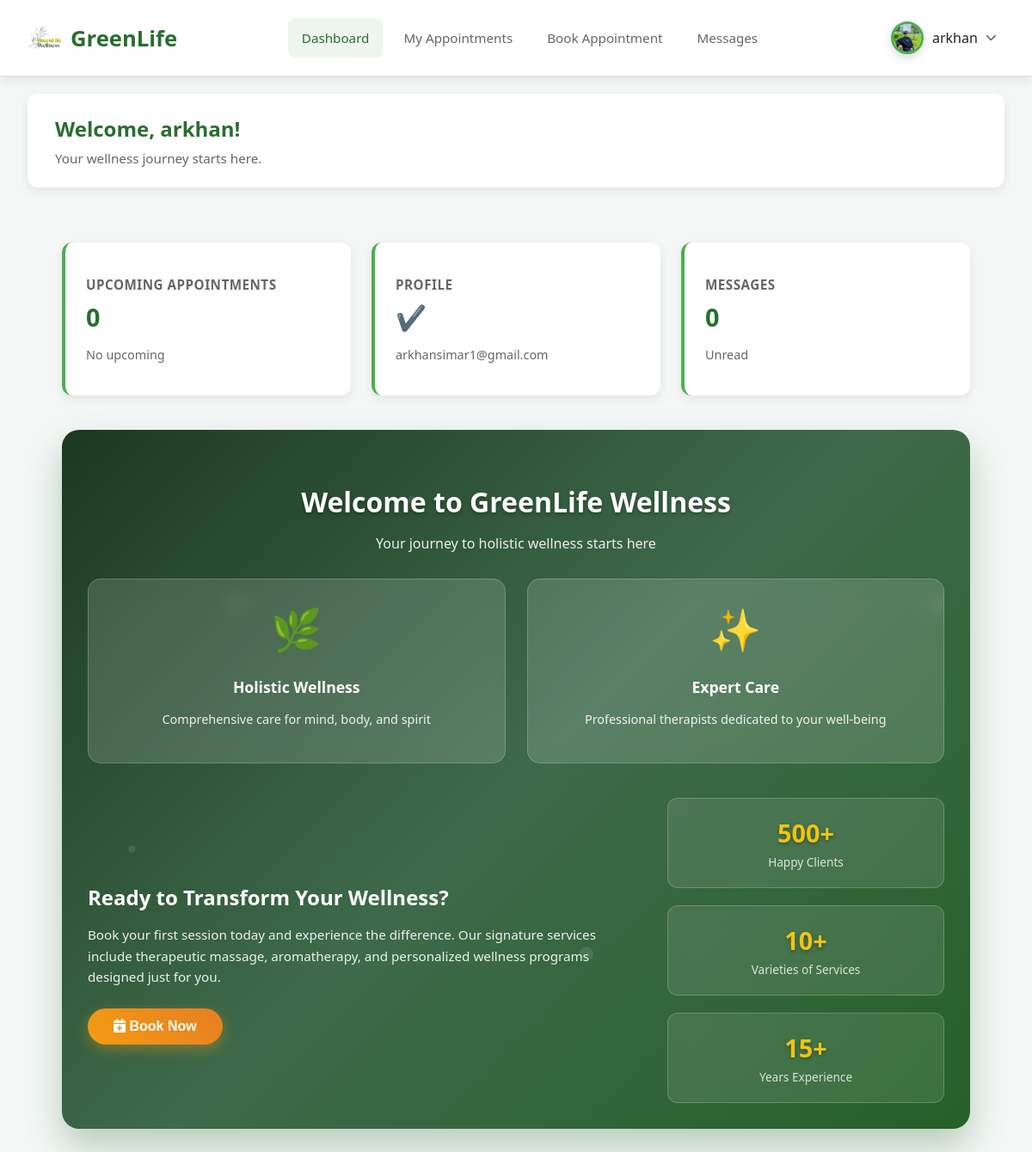
The app's page /pages/dashboard/client.php (signed in) with its own data.
### tables this page shows
CREATE TABLE `users` (
  `user_id` int(11) NOT NULL,
  `username` varchar(50) NOT NULL,
  `email` varchar(100) NOT NULL,
  `password` varchar(255) NOT NULL,
  `first_name` varchar(50) NOT NULL,
  `last_name` varchar(50) NOT NULL,
  `date_of_birth` date DEFAULT NULL,
  `phone` varchar(15) DEFAULT NULL,
  `address` text DEFAULT NULL,
  `user_type` enum('client','therapist','admin') NOT NULL,
  `registration_date` datetime DEFAULT current_timestamp(),
  `last_login` datetime DEFAULT NULL,
  `profile_pic` varchar(255) DEFAULT NULL,
  `status` enum('active','inactive') DEFAULT 'active'
);

### pages/dashboard/client.php (the view, shortened to what this page needs)
<?php
include '../../includes/db.php';
$user_id = $_SESSION['user_id'];
$stmt = $conn->prepare("SELECT * FROM users WHERE user_id = ?");
$stmt->bind_param("i", $user_id);
$stmt->execute();
$result = $stmt->get_result();
$client = $result->fetch_assoc();
$client_email = $client['email'];
$appt_stmt = $conn->prepare("
    SELECT a.*, s.name as service_name, t.name as therapist_name
    FROM appointments a
    JOIN services s ON a.service_id = s.service_id
    JOIN therapists t ON a.therapist_id = t.therapist_id
    WHERE a.client_email = ? AND a.status IN ('pending', 'confirmed') AND a.appointment_date >= CURDATE()
    ORDER BY a.appointment_date, a.appointment_time
");
$appt_stmt->bind_param("s", $client_email);
$appt_stmt->execute();
$appointments = $appt_stmt->get_result();
$unread_replies_stmt = $conn->prepare("
    SELECT COUNT(*) as count FROM messages
    WHERE sender_id = ? AND admin_reply IS NOT NULL AND is_read = 0
");
$unread_replies_stmt->bind_param("i", $user_id);
$unread_replies_stmt->execute();
$unread_result = $unread_replies_stmt->get_result();
    $unread_count = $unread_result->fetch_assoc()['count'];
?>
<!DOCTYPE html>
<html lang="en">
<head>
    <link rel="stylesheet" href="../../assets/css/dashboard-modern.css">
    <link rel="stylesheet" href="https://cdnjs.cloudflare.com/ajax/libs/font-awesome/6.0.0/css/all.min.css">
</head>
<body>
<header class="dashboard-header">
    <div class="header-left">
        <div class="header-logo">
            <a href="../../index.php">
                <img src="../../assets/images/logo.png" alt="GreenLife Logo">
                <h2>GreenLife</h2>
            </a>
        </div>
    </div>
    <nav class="header-nav">
        <ul>
            <li><a href="#dashboard" class="nav-link active" onclick="showSection(event, 'dashboard')">Dashboard</a></li>
            <li><a href="#appointments" class="nav-link" onclick="showSection(event, 'appointments')">My Appointments</a></li>
            <li><a href="../appointments.php" class="nav-link">Book Appointment</a></li>
            <li><a href="#messages" class="nav-link" onclick="showSection(event, 'messages')">Messages</a></li>
        </ul>
    </nav>
    <div class="header-right">
        <div class="dropdown">
            <div class="user-profile dropdown-toggle">
                <?php if (!empty($client['profile_pic'])): ?>
                    <img src="../../assets/images/profiles/<?php echo htmlspecialchars($client['profile_pic']); ?>" alt="Profile Picture" class="profile-pic">
                <?php else: ?>
                    <div class="profile-pic-placeholder"><i class="fas fa-user"></i></div>
                <?php endif; ?>
                <span><?php echo htmlspecialchars($client['first_name']); ?></span>
                <i class="fas fa-chevron-down"></i>
            </div>
        </div>
    </div>
</header>
<div class="dashboard-container">
    <main class="main-content">
        <div class="welcome-section">
            <div class="welcome-message">
                <h1>Welcome, <?php echo htmlspecialchars($client['first_name']); ?>!</h1>
                <p>Your wellness journey starts here.</p>
            </div>
        </div>
        <section id="dashboard" class="content-section active">
            <div class="dashboard-cards">
                <div class="card" onclick="showSection('appointments')" style="cursor: pointer;">
                    <h3>Upcoming Appointments</h3>
                    <div class="card-value"><?php echo $appointments->num_rows; ?></div>
                    <p><?php if ($appointments->num_rows > 0) {
                        $appt = $appointments->fetch_assoc();
                        echo 'Next: ' . date('F j, g:i A', strtotime($appt['appointment_date'] . ' ' . $appt['appointment_time']));
                        $appointments->data_seek(0);
                    } else {
                        echo 'No upcoming';
                    } ?></p>
                </div>
                <div class="card" onclick="showSection('profile')" style="cursor: pointer;">
                    <h3>Profile</h3>
                    <div class="card-value">✔️</div>
                    <p><?php echo htmlspecialchars($client['email']); ?></p>
        </div>
                <div class="card" onclick="showSection('messages')" style="cursor: pointer;">
                    <h3>Messages</h3>
                    <div class="card-value"><?php echo $unread_count; ?></div>
                    <p>Unread</p>
                </div>
            </div>
            <div class="wellness-showcase">
                <div class="showcase-header">
                    <h3>Welcome to GreenLife Wellness</h3>
                    <p>Your journey to holistic wellness starts here</p>
                </div>
                <div class="services-highlight">
                    <div class="service-item">
                        <div class="service-icon">🌿</div>
                        <h4>Holistic Wellness</h4>
                        <p>Comprehensive care for mind, body, and spirit</p>
                    </div>
                    <div class="service-item">
                        <div class="service-icon">✨</div>
                        <h4>Expert Care</h4>
                        <p>Professional therapists dedicated to your well-being</p>
                    </div>
                </div>
                <div class="cta-section">
                    <div class="cta-content">
                        <h4>Ready to Transform Your Wellness?</h4>
                        <p>Book your first session today and experience the difference. Our signature services include therapeutic massage, aromatherapy, and personalized wellness programs designed just for you.</p>
                        <button class="btn btn-primary" onclick="showSection('appointments')">
                            <i class="fas fa-calendar-plus"></i>
                            Book Now
                        </button>
                    </div>
                    <div class="cta-stats">
                        <div class="stat">
                            <span class="stat-number">500+</span>
                            <span class="stat-label">Happy Clients</span>
                        </div>
                        <div class="stat">
                            <span class="stat-number">10+</span>
                            <span class="stat-label">Varieties of Services</span>
                        </div>
                        <div class="stat">
                            <span class="stat-number">15+</span>
                            <span class="stat-label">Years Experience</span>
        </div>
                    </div>
                </div>
            </div>
        </section>
    </main>
</div>
</body>
</html>

### records on screen
users: profile_pic (picture), first_name "arkhan", email "arkhansimar1@gmail.com"

### other values on screen
$appointments->num_rows "0"
$unread_count "0"
